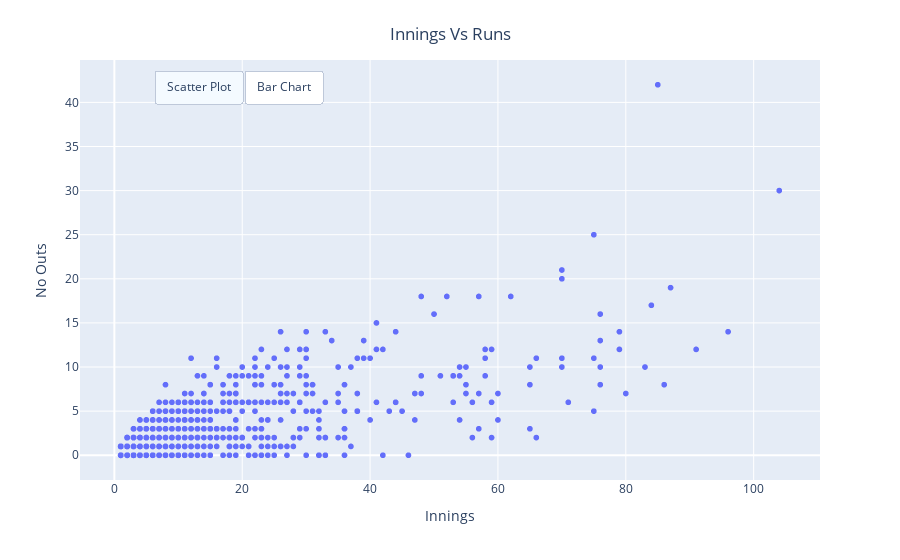

Notebook source saved alongside this figure:
### Code cell
image_11= px.scatter(Crick, x='Innings', y='No Outs', 
                 hover_data=['Player', 'Average', 'Country'],
                 labels={'Innings': 'Innings', 'Runs': 'Runs'})

image_11.update_layout(title='Innings Vs Runs', title_x=0.5, title_y=0.95)

image_11.update_layout(
    updatemenus=[
        dict(
            type = "buttons",
            direction = "left",
            buttons=list([
                dict(
                    args=["type", "scatter"],
                    label="Scatter Plot",
                    method="restyle"
                ),
                dict(
                    args=["type", "bar"],
                    label="Bar Chart",
                    method="restyle"
                )
            ]),
            pad={"r": 10, "t": 10},
            showactive=True,
            x=0.1,
            xanchor="left",
            y=1,
            yanchor="top"
        ),
    ]
)

image_11.show()

### Figure 1 — Plotly figure (JSON) as saved in the notebook; plotly's stock layout.template omitted (floating-point values rounded to 4 significant figures; data arrays with more than 128 entries replaced by an {"elided": "..."} marker saying what was removed)
{"data": [{"customdata": {"elided": "1110x3 mixed values"}, "hovertemplate": "Innings=%{x}<br>No Outs=%{y}<br>Player=%{customdata[0]}<br>Average=%{customdata[1]}<br>Country=%{customdata[2]}<extra></extra>", "legendgroup": "", "marker": {"color": "#636efa", "symbol": "circle"}, "mode": "markers", "name": "", "showlegend": false, "type": "scattergl", "x": {"elided": "1110 int values"}, "xaxis": "x", "y": {"elided": "1110 int values"}, "yaxis": "y"}], "layout": {"legend": {"tracegroupgap": 0}, "margin": {"t": 60}, "title": {"text": "Innings Vs Runs", "x": 0.5, "y": 0.95}, "updatemenus": [{"buttons": [{"args": ["type", "scatter"], "label": "Scatter Plot", "method": "restyle"}, {"args": ["type", "bar"], "label": "Bar Chart", "method": "restyle"}], "direction": "left", "pad": {"r": 10, "t": 10}, "showactive": true, "type": "buttons", "x": 0.1, "xanchor": "left", "y": 1, "yanchor": "top"}], "xaxis": {"anchor": "y", "domain": [0, 1], "title": {"text": "Innings"}}, "yaxis": {"anchor": "x", "domain": [0, 1], "title": {"text": "No Outs"}}}}
